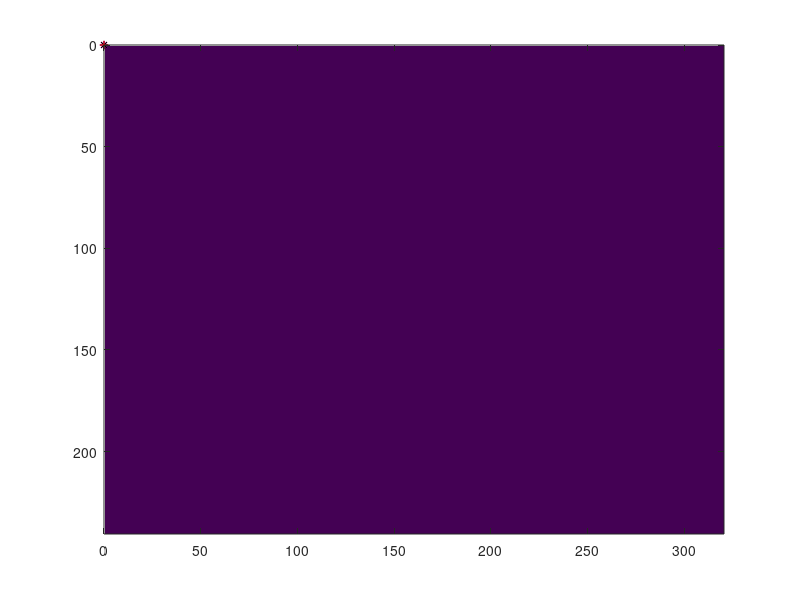
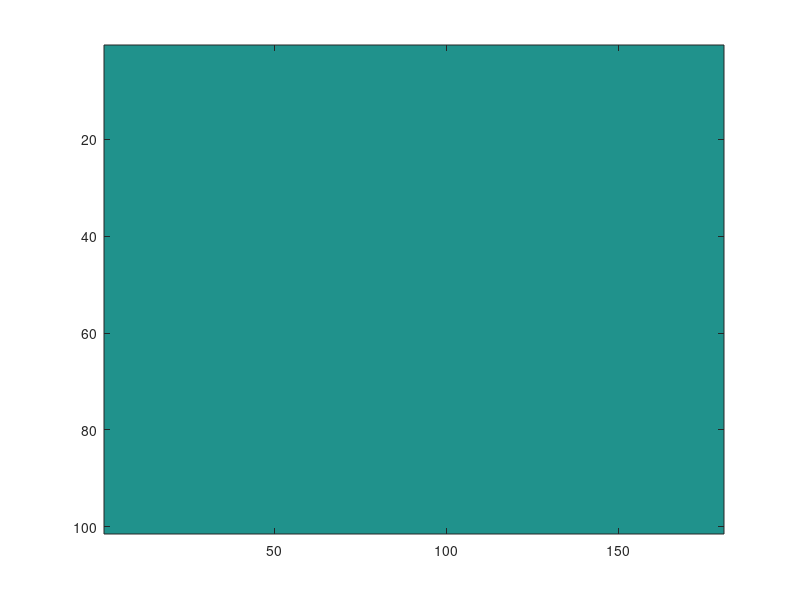
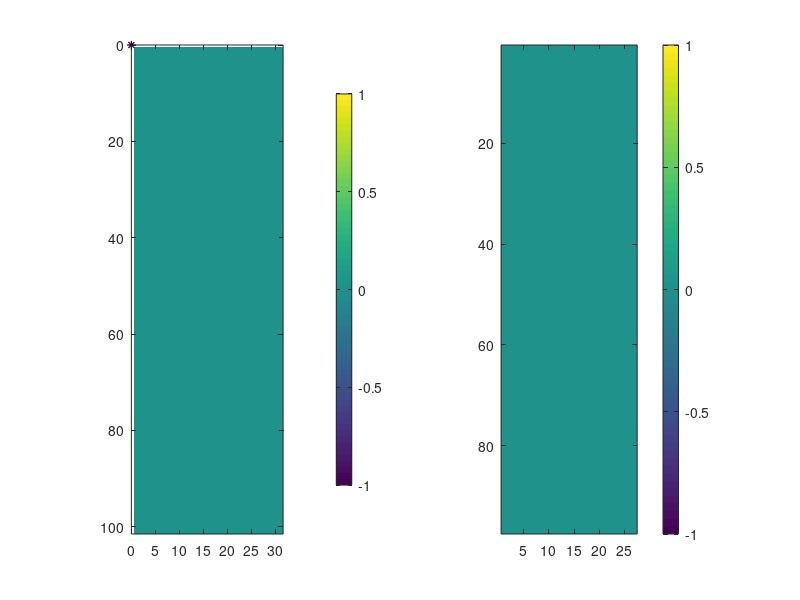
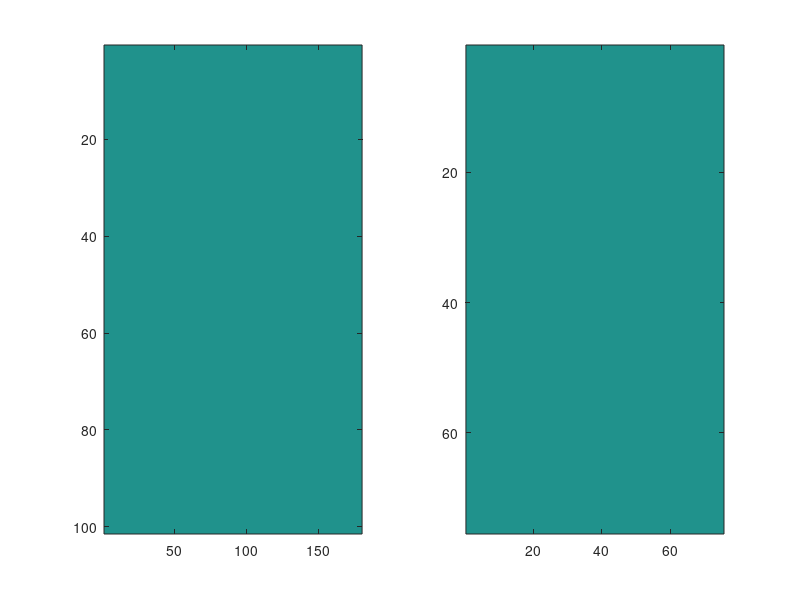

MATLAB code for these plots, in order: (Note: this script raises an error after producing the figures.)
%% Cleanup
%close all;
clear all;

f_yuyv = figure(10);
im_yuyv = image(zeros(240, 320));
hold on;
p_l1 = plot([0],[0],'m*-');
p_l2 = plot([0],[0],'k*-');
p_bb = plot([0],[0],'r+-');
hold off;
drawnow;

f_radon = figure(11);
nth = 180;
nr = 101;
im_radon = imagesc(zeros(nr, nth));

f_line_sum = figure(14);
nth = 180;
nr = 101;
im_line_sum = imagesc(zeros(nr, nth));

f_grey = figure(12);
subplot(1,2,1);
im_grey = imagesc(zeros(101, 31));
hold on;
p_l1s = plot([0],[0],'m*-');
p_l2s = plot([0],[0],'k*-');
hold off;
axis image;
colorbar;
subplot(1,2,2);
im_edge = imagesc(zeros(97, 27));
axis image;
colorbar;

f_radon2 = figure(13);
subplot(1,2,1);
im_radon2 = imagesc(zeros(nr, nth));
subplot(1,2,2);
im_iradon2 = imagesc(zeros(75, 75));

%% Channel setup
skt = zmq( 'subscribe', 'ipc', 'edge' );
while 1
    idx = zmq('poll',1000);
    for s=1:numel(idx)
        s_idx = idx(s);
        [data, has_more] = zmq( 'receive', s_idx );
        % Get the metadata
        [metadata, offset] = msgpack('unpack',data);
        % Show the bounding box
        bbox = double(metadata.bbox);
        x0 = bbox(1);
        x1 = bbox(2);
        y0 = bbox(3);
        y1 = bbox(4);
        bbox_w = x1 - x0 + 1;
        bbox_h = y1 - y0 + 1;
        % Times 2 since we were in the downsampled space
        xbox = 2*([x0, x1, x1, x0, x0]);
        ybox = 2*([y0, y0, y1, y1, y0]);
        set(p_bb, 'XData', xbox);
        set(p_bb, 'YData', ybox);
        % Set the lines
        % (5x5 Kernel means offset of 2. 1 indexing means off of 1. So 3.)
        if isfield(metadata,'l1')
            offset_x = double(metadata.offset(1)+3);
            offset_y = double(metadata.offset(2)+3);
            l1_x = double([metadata.l1.iMin, metadata.l1.iMean,...
                metadata.l1.iMax]);
            l1_y = double([metadata.l1.jMin, metadata.l1.jMean,...
                metadata.l1.jMax]);
            l2_x = double([metadata.l2.iMin, metadata.l2.iMean,...
                metadata.l2.iMax]);
            l2_y = double([metadata.l2.jMin, metadata.l2.jMean,...
                metadata.l2.jMax]);
            % Calculations done in subsampled space of half size.
            set(p_l1, 'Xdata', 2*(l1_x+offset_x) );
            set(p_l1, 'Ydata', 2*(l1_y+offset_y) );
            set(p_l2, 'Xdata', 2*(l2_x+offset_x) );
            set(p_l2, 'Ydata', 2*(l2_y+offset_y) );
        end
        
        % Process the JPEG data
        if has_more~=1
            disp('NO JPEG RECEIVED');
            return
        end
        [data, has_more] = zmq( 'receive', s_idx );
        % Set the jpeg image
        set(im_yuyv, 'Cdata', djpeg(data));
        
        % Receive the radon space
        if has_more~=1
            disp('NO RADON RECEIVED');
            return
        end
        [data, has_more] = zmq( 'receive', s_idx );
        radon_space = reshape(typecast(data,'uint32'), double(metadata.MAXR), double(metadata.NTH));
        set(im_radon, 'Cdata', radon_space);
        
        % Receive the transformed gray space
        if has_more~=1
            disp('NO TRANSFORMED GRAY RECEIVED');
            return
        end
        [data, has_more] = zmq( 'receive', s_idx );
        grey_space = reshape(typecast(data,'int32'), bbox_w, bbox_h)';
        set(im_grey, 'Cdata', grey_space);
        if isfield(metadata,'l1')
            % Calculations done in subsampled space of half size. So scale by 2
            set(p_l1s, 'Xdata', l1_x+3);
            set(p_l1s, 'Ydata', l1_y+3);
            set(p_l2s, 'Xdata', l2_x+3);
            set(p_l2s, 'Ydata', l2_y+3);
        end
        
        % Receive the edge image
        if has_more~=1
            disp('NO EDGE IMAGE RECEIVED');
            return
        end
        [data, has_more] = zmq( 'receive', s_idx );
        edge_img = reshape(typecast(data,'int32'), bbox_w-4, bbox_h-4)';
        edge_img = double(edge_img);
        sigma = std(edge_img(:));
        %edge_img(abs(edge_img)<sigma) = 0;
        %edge_img(edge_img>=sigma) = 1;
        %edge_img(edge_img<=-sigma) = -1;
        set(im_edge, 'Cdata', edge_img);
        
        % Receive the line sums
        if has_more~=1
            disp('NO LINE SUMS RECEIVED');
            return
        end
        [data, has_more] = zmq( 'receive', s_idx );
        line_sum = reshape(typecast(data,'int32'), double(metadata.MAXR), double(metadata.NTH));
        set(im_line_sum, 'Cdata', line_sum );
        
        % Form the MATLAB radon
        R = radon(edge_img,0:179);
        IR = iradon(R,0:179);
        set(im_radon2, 'Cdata', R);
        set(im_iradon2, 'Cdata', IR);
    end
    drawnow;
end

%% Raw image and sample gray
figure(1);
subplot(1,2,1);
imshow('Data/edge_img.jpeg');
axis image;
subplot(1,2,2);
imshow('Data/edge_gray.jpeg');
axis image;

%% Edges from LoG convolution
%h = 120;
%w = 160;
%h = 116;
%w = 156;
h = 97;
w = 27;
% raw edges
fid = fopen('Data/edge.raw');A = fread(fid,Inf,'*int32');fclose(fid);
edge_raw = double(reshape(A,[w, h])');
% char edges
fid = fopen('Data/edge_char.raw');A = fread(fid,Inf,'*int8');fclose(fid);
edge_char = logical(reshape(A,[w, h])');
%
figure(2);
subplot(1,2,1);
imagesc(edge_raw);
colormap;
axis image;
subplot(1,2,2);
imagesc(edge_char);
axis image;

%% Line counts and sums
nr = 101;
%nth = 36;
%nth = 45;
nth = 180;
fid = fopen('Data/line_cnts.raw');A = fread(fid,Inf,'*uint32');fclose(fid);
line_counts = double(reshape(A,[nr, nth]));
fid = fopen('Data/line_sums.raw');A = fread(fid,Inf,'*int32');fclose(fid);
line_sums = double(reshape(A,[nr, nth]));
%
figure(3);
subplot(2,1,1);
imagesc(line_counts);
%mesh(line_counts);
title('Line Counts');
subplot(2,1,2);
imagesc(line_sums);
%mesh(line_sums);
title('Line Sums');
%
figure(4);
% Origin is the center pixel. For us, it it 0,0 top left
% Use explicit default theta
TH = 0:179;
R = radon(edge_char,TH);
IR = iradon(R,TH);
subplot(2,1,1);
imagesc(R);
title('MATLAB gut check');
subplot(2,1,2);
imagesc(IR);

figure(5);
subplot(2,1,1);
plot(max(line_counts));
xlim([0,nth]);
subplot(2,1,2);
plot(std(line_counts));
xlim([0,nth]);

%% Line extrema
%{
nr = 106;
nth = 36;
%nth = 180;
fid = fopen('Data/line_min.raw');A = fread(fid,Inf,'*int32');fclose(fid);
line_min = double(reshape(A,[nr, nth]));
fid = fopen('Data/line_max.raw');A = fread(fid,Inf,'*int32');fclose(fid);
line_max = double(reshape(A,[nr, nth]));
line_min(line_min>nr) = 0;
line_max(line_max<-nr) = 0;
%
figure(6);
subplot(2,1,1);
imagesc(line_min);
subplot(2,1,2);
imagesc(line_max);
%}
%% bbox of the image
w = 31; h = 101;
%w = 31; h = 41;
fid = fopen('Data/ys_bbox.raw');A = fread(fid,Inf,'*uint8');fclose(fid);
ys_bbox = double(reshape(A,[w, h])');
fid = fopen('Data/us_bbox.raw');A = fread(fid,Inf,'*uint8');fclose(fid);
us_bbox = double(reshape(A,[w, h])');
fid = fopen('Data/vs_bbox.raw');A = fread(fid,Inf,'*uint8');fclose(fid);
vs_bbox = double(reshape(A,[w, h])');
fid = fopen('Data/trans_bbox.raw');A = fread(fid,Inf,'*double');fclose(fid);
trans_bbox = double(reshape(A,[w, h])');
%
figure(7);
subplot(2,2,1);
imagesc(ys_bbox);
title('Y');
axis image;
colorbar;
subplot(2,2,2);
imagesc(us_bbox);
title('U');
axis image;
colorbar;
subplot(2,2,3);
imagesc(vs_bbox);
title('V');
axis image;
colorbar;
subplot(2,2,4);
imagesc(255*trans_bbox);
title('Transformed');
axis image;
colorbar;